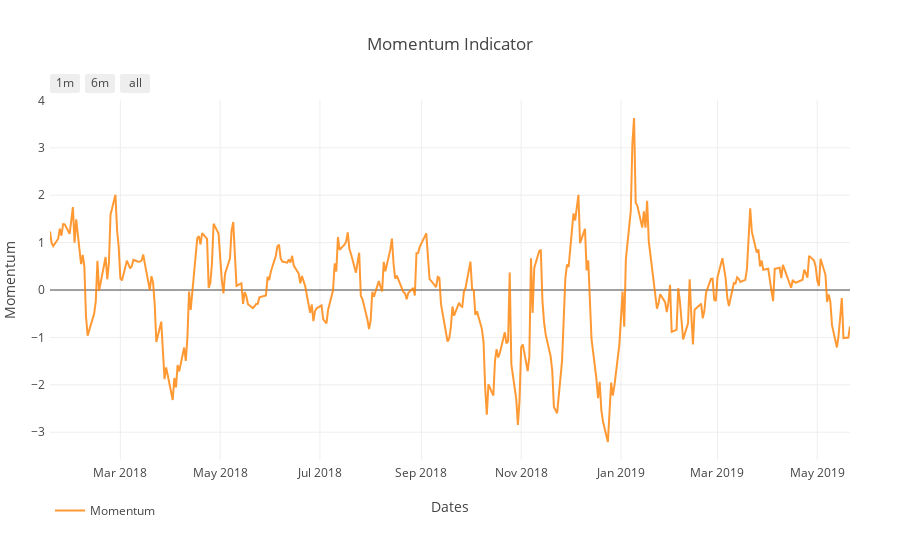

Here is the notebook cell this chart was saved with:
### Code cell
# Momentym
plot_mom = plot_momentum(df_norm, symbol, output_type='nb')
iplot(plot_mom)

### Figure 1 — Plotly figure (JSON) as saved in the notebook; plotly's stock layout.template omitted (floating-point values rounded to 4 significant figures; data arrays with more than 128 entries replaced by an {"elided": "..."} marker saying what was removed)
{"data": [{"line": {"color": "#FF8000"}, "name": "Momentum", "opacity": 0.8, "type": "scatter", "uid": "b7b9d71e-7616-4f6c-ae3f-950201c08805", "x": {"elided": "338 str values"}, "y": {"elided": "338 float values"}}], "layout": {"autosize": true, "legend": {"orientation": "h"}, "margin": {"b": 100, "l": 50, "pad": 4, "r": 50, "t": 100}, "showlegend": true, "title": {"text": "Momentum Indicator"}, "xaxis": {"range": ["2018-01-17", "2019-05-21"], "rangeselector": {"buttons": [{"count": 1, "label": "1m", "step": "month", "stepmode": "backward"}, {"count": 6, "label": "6m", "step": "month", "stepmode": "backward"}, {"step": "all"}]}, "title": {"text": "Dates"}, "type": "date"}, "yaxis": {"autorange": true, "range": [-3.587, 4.01], "title": {"text": "Momentum"}, "type": "linear"}}}
